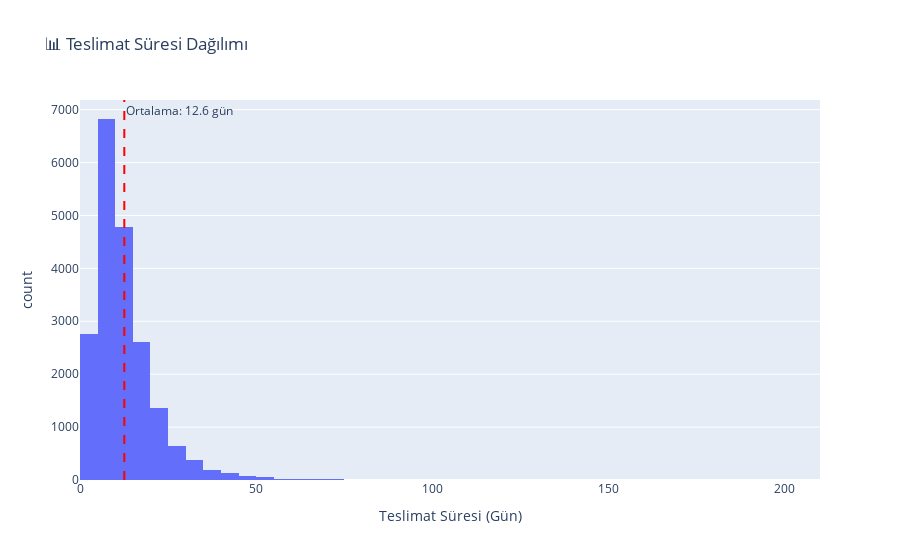

Notebook source saved alongside this figure:
### Markdown cell above
## Adım 3: Keşifsel Veri Analizi (EDA)

Model kurmadan önce verimizi anlamamız gerekiyor:
1. **Target dağılımı:** Teslimat süreleri nasıl dağılıyor?
2. **Feature ilişkileri:** Hangi faktörler teslimatı etkiliyor?

### Code cell
# Target dağılımı - Teslimat süreleri nasıl dağılıyor?
fig = px.histogram(df, x='target_days', nbins=50, 
                   title='📊 Teslimat Süresi Dağılımı',
                   labels={'target_days': 'Teslimat Süresi (Gün)', 'count': 'Sipariş Sayısı'})
fig.add_vline(x=df['target_days'].mean(), line_dash='dash', line_color='red',
              annotation_text=f"Ortalama: {df['target_days'].mean():.1f} gün")
fig.update_layout(showlegend=False)
fig.show()

print(f"📈 Teslimat Süresi İstatistikleri:")
print(f"   Min: {df['target_days'].min():.1f} gün")
print(f"   Ortalama: {df['target_days'].mean():.1f} gün")
print(f"   Medyan: {df['target_days'].median():.1f} gün")
print(f"   Max: {df['target_days'].max():.1f} gün")

### Figure 1 — Plotly figure (JSON) as saved in the notebook; plotly's stock layout.template omitted (floating-point values rounded to 4 significant figures; data arrays with more than 128 entries replaced by an {"elided": "..."} marker saying what was removed)
{"data": [{"bingroup": "x", "hovertemplate": "Teslimat Süresi (Gün)=%{x}<br>count=%{y}<extra></extra>", "legendgroup": "", "marker": {"color": "#636efa", "pattern": {"shape": ""}}, "name": "", "nbinsx": 50, "orientation": "v", "showlegend": false, "type": "histogram", "x": {"elided": "19895 float values"}, "xaxis": "x", "yaxis": "y"}], "layout": {"annotations": [{"showarrow": false, "text": "Ortalama: 12.6 gün", "x": 12.57, "xanchor": "left", "xref": "x", "y": 1, "yanchor": "top", "yref": "y domain"}], "barmode": "relative", "legend": {"tracegroupgap": 0}, "shapes": [{"line": {"color": "red", "dash": "dash"}, "type": "line", "x0": 12.57, "x1": 12.57, "xref": "x", "y0": 0, "y1": 1, "yref": "y domain"}], "showlegend": false, "title": {"text": "📊 Teslimat Süresi Dağılımı"}, "xaxis": {"anchor": "y", "domain": [0, 1], "title": {"text": "Teslimat Süresi (Gün)"}}, "yaxis": {"anchor": "x", "domain": [0, 1], "title": {"text": "count"}}}}
